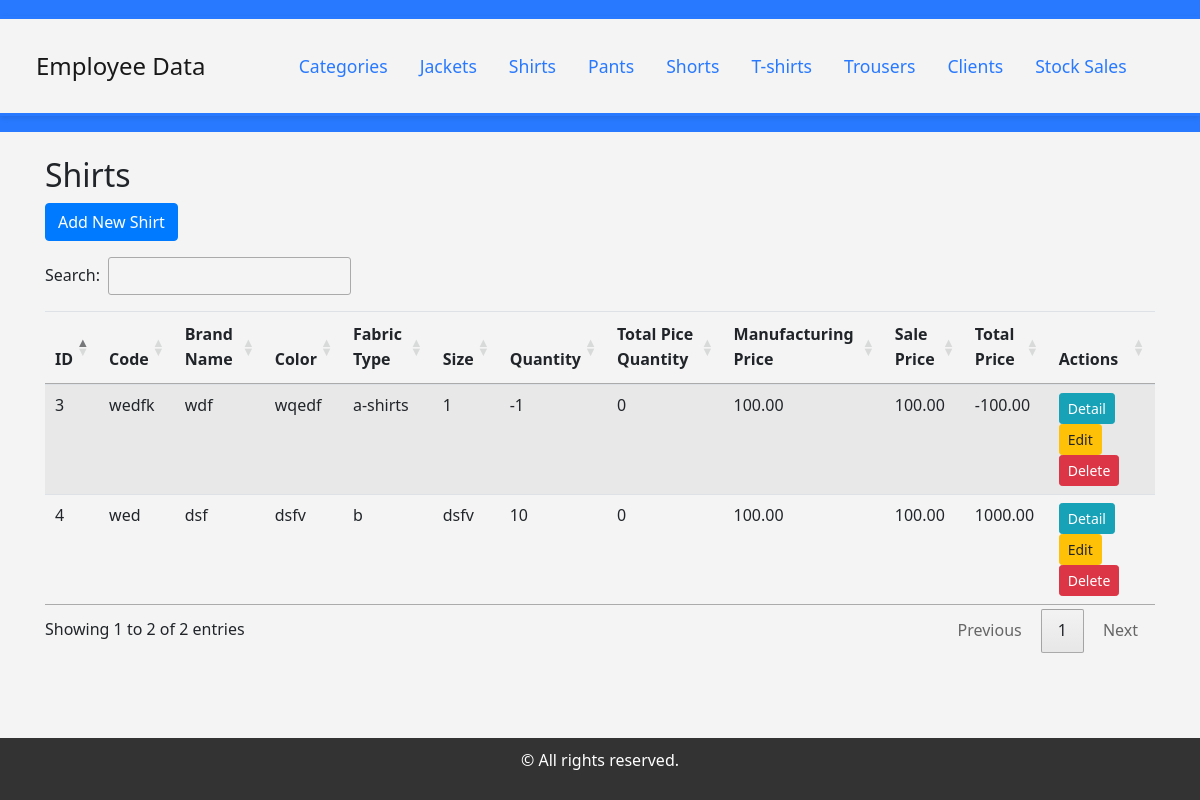
The page /product/shirts/ on the database its author committed.
### product/models.py (models this page shows, shortened)
class Shirt(models.Model):
    code = models.CharField(max_length=200)
    brand_name = models.CharField(max_length=100)
    color = models.CharField(max_length=50)
    fabric_type = models.ForeignKey(Category, on_delete=models.CASCADE)
    size = models.CharField(max_length=10)
    quantity = models.IntegerField()
    total_pice_quantity = models.IntegerField(default=0)
    manafacturing_price = models.DecimalField(max_digits=10, decimal_places=2)
    sale_price = models.DecimalField(max_digits=10, decimal_places=2)
    def total_price(self):
        return self.quantity * self.sale_price

class Category(models.Model):
    name = models.CharField(max_length=100)

### product/views.py (the view)
# urls.py: path('shirts/', ShirtListView.as_view(), name='shirt_list'),
class ShirtListView(ListView):
    model = Shirt
    template_name = 'shirts/shirt_list.html'
    context_object_name = 'shirts'

### product/templates/shirts/shirt_list.html (shortened to what this page needs)
{% extends 'base.html' %}
{% block content %}
    <h2>Shirts</h2>
    <a href="{% url 'shirt_create' %}" class="btn btn-primary mb-3">Add New Shirt</a>
    <table class="table table-striped" id="shirt">
        <thead>
            <tr>
                <th>ID</th>
                <th>Code</th>
                <th>Brand Name</th>
                <th>Color</th>
                <th>Fabric Type</th>
                <th>Size</th>
                <th>Quantity</th>
                <th>Total Pice Quantity</th>
                <th>Manufacturing Price</th>
                <th>Sale Price</th>
                <th>Total Price</th>
                <th>Actions</th>
            </tr>
        </thead>
        <tbody>
            {% for shirt in shirts %}
                <tr>
                    <td>{{ shirt.id }}</td>
                    <td>{{ shirt.code }}</td>
                    <td>{{ shirt.brand_name }}</td>
                    <td>{{ shirt.color }}</td>
                    <td>{{ shirt.fabric_type.name }}</td>
                    <td>{{ shirt.size }}</td>
                    <td>{{ shirt.quantity }}</td>
                    <td>{{ shirt.total_pice_quantity }}</td>
                    <td>{{ shirt.manafacturing_price }}</td>
                    <td>{{ shirt.sale_price }}</td>
                    <td>{{ shirt.total_price }}</td>
                    <td>
                        <a href="{% url 'shirt_detail' shirt.pk %}" class="btn btn-info btn-sm">Detail</a>
                        <a href="{% url 'shirt_update' shirt.pk %}" class="btn btn-warning btn-sm">Edit</a>
                        <a href="{% url 'shirt_delete' shirt.pk %}" class="btn btn-danger btn-sm">Delete</a>
                    </td>
                </tr>
            {% endfor %}
        </tbody>
    </table>
{% endblock %}
{% block js %}
<link href="https://cdn.datatables.net/v/dt/jszip-3.10.1/dt-2.0.8/af-2.7.0/b-3.0.2/b-colvis-3.0.2/b-html5-3.0.2/b-print-3.0.2/cr-2.0.3/date-1.5.2/fc-5.0.1/fh-4.0.1/kt-2.12.1/r-3.0.2/rg-1.5.0/rr-1.5.0/sc-2.4.3/sb-1.7.1/sp-2.3.1/sl-2.0.3/sr-1.4.1/datatables.min.css" rel="stylesheet">
{% endblock js %}

### rows shown on the page
Shirt: id "3", code "wedfk", brand_name "wdf", color "wqedf", fabric_type.name "a-shirts", size "1", quantity "-1", total_pice_quantity "0", manafacturing_price "100.00", sale_price "100.00", total_price "-100.00"
Shirt: id "4", code "wed", brand_name "dsf", color "dsfv", fabric_type.name "b", size "dsfv", quantity "10", total_pice_quantity "0", manafacturing_price "100.00", sale_price "100.00", total_price "1000.00"
